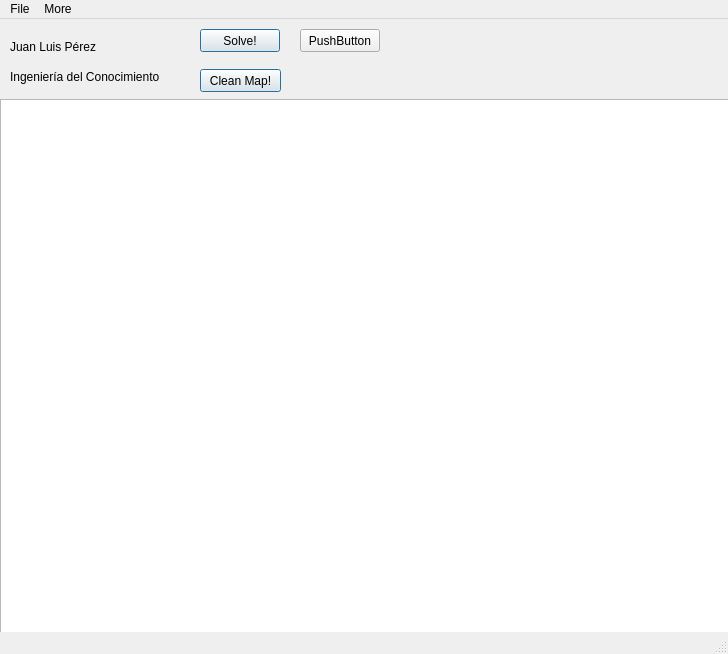
<?xml version="1.0" encoding="UTF-8"?>
<ui version="4.0">
 <class>MainWindow</class>
 <widget class="QMainWindow" name="MainWindow">
  <property name="geometry">
   <rect>
    <x>0</x>
    <y>0</y>
    <width>728</width>
    <height>654</height>
   </rect>
  </property>
  <property name="sizePolicy">
   <sizepolicy hsizetype="Maximum" vsizetype="Maximum">
    <horstretch>0</horstretch>
    <verstretch>0</verstretch>
   </sizepolicy>
  </property>
  <property name="minimumSize">
   <size>
    <width>500</width>
    <height>500</height>
   </size>
  </property>
  <property name="windowTitle">
   <string>MainWindow</string>
  </property>
  <widget class="QWidget" name="centralwidget">
   <widget class="QLabel" name="label">
    <property name="geometry">
     <rect>
      <x>10</x>
      <y>20</y>
      <width>191</width>
      <height>16</height>
     </rect>
    </property>
    <property name="text">
     <string>Juan Luis Pérez</string>
    </property>
   </widget>
   <widget class="QLabel" name="label_2">
    <property name="geometry">
     <rect>
      <x>10</x>
      <y>50</y>
      <width>221</width>
      <height>16</height>
     </rect>
    </property>
    <property name="text">
     <string>Ingeniería del Conocimiento</string>
    </property>
   </widget>
   <widget class="QWidget" name="mainboardwidget" native="true">
    <property name="geometry">
     <rect>
      <x>0</x>
      <y>80</y>
      <width>100000</width>
      <height>100000</height>
     </rect>
    </property>
    <property name="sizePolicy">
     <sizepolicy hsizetype="Maximum" vsizetype="Maximum">
      <horstretch>0</horstretch>
      <verstretch>0</verstretch>
     </sizepolicy>
    </property>
    <property name="minimumSize">
     <size>
      <width>100000</width>
      <height>100000</height>
     </size>
    </property>
    <property name="cursor">
     <cursorShape>CrossCursor</cursorShape>
    </property>
    <layout class="QVBoxLayout" name="verticalLayout">
     <item>
      <widget class="QTableWidget" name="mainboard">
       <property name="sizePolicy">
        <sizepolicy hsizetype="Maximum" vsizetype="Maximum">
         <horstretch>0</horstretch>
         <verstretch>0</verstretch>
        </sizepolicy>
       </property>
       <property name="minimumSize">
        <size>
         <width>10000000</width>
         <height>10000000</height>
        </size>
       </property>
       <property name="maximumSize">
        <size>
         <width>256</width>
         <height>16777215</height>
        </size>
       </property>
       <property name="cursor" stdset="0">
        <cursorShape>CrossCursor</cursorShape>
       </property>
       <property name="styleSheet">
        <string notr="true"/>
       </property>
       <property name="selectionMode">
        <enum>QAbstractItemView::SingleSelection</enum>
       </property>
       <property name="gridStyle">
        <enum>Qt::DashDotDotLine</enum>
       </property>
      </widget>
     </item>
    </layout>
   </widget>
   <widget class="QPushButton" name="solveButton">
    <property name="geometry">
     <rect>
      <x>200</x>
      <y>10</y>
      <width>80</width>
      <height>23</height>
     </rect>
    </property>
    <property name="cursor">
     <cursorShape>ArrowCursor</cursorShape>
    </property>
    <property name="text">
     <string>Solve!</string>
    </property>
    <property name="default">
     <bool>true</bool>
    </property>
    <property name="flat">
     <bool>false</bool>
    </property>
   </widget>
   <widget class="QPushButton" name="cleanButton">
    <property name="geometry">
     <rect>
      <x>200</x>
      <y>50</y>
      <width>81</width>
      <height>23</height>
     </rect>
    </property>
    <property name="text">
     <string>Clean Map!</string>
    </property>
    <property name="default">
     <bool>true</bool>
    </property>
   </widget>
   <widget class="QPushButton" name="pushButton">
    <property name="geometry">
     <rect>
      <x>300</x>
      <y>10</y>
      <width>80</width>
      <height>23</height>
     </rect>
    </property>
    <property name="text">
     <string>PushButton</string>
    </property>
   </widget>
  </widget>
  <widget class="QMenuBar" name="menubar">
   <property name="geometry">
    <rect>
     <x>0</x>
     <y>0</y>
     <width>728</width>
     <height>20</height>
    </rect>
   </property>
   <widget class="QMenu" name="menuArchivo">
    <property name="title">
     <string>File</string>
    </property>
    <addaction name="actionNew_Map"/>
    <addaction name="actionExit"/>
   </widget>
   <widget class="QMenu" name="menuAbout">
    <property name="title">
     <string>More</string>
    </property>
    <addaction name="aboutASTAR"/>
   </widget>
   <addaction name="menuArchivo"/>
   <addaction name="menuAbout"/>
  </widget>
  <widget class="QStatusBar" name="statusbar"/>
  <action name="actionNew_Map">
   <property name="text">
    <string>New Map</string>
   </property>
  </action>
  <action name="actionExit">
   <property name="text">
    <string>Exit</string>
   </property>
  </action>
  <action name="aboutASTAR">
   <property name="text">
    <string>About A Star Solver</string>
   </property>
  </action>
 </widget>
 <resources/>
 <connections/>
</ui>
